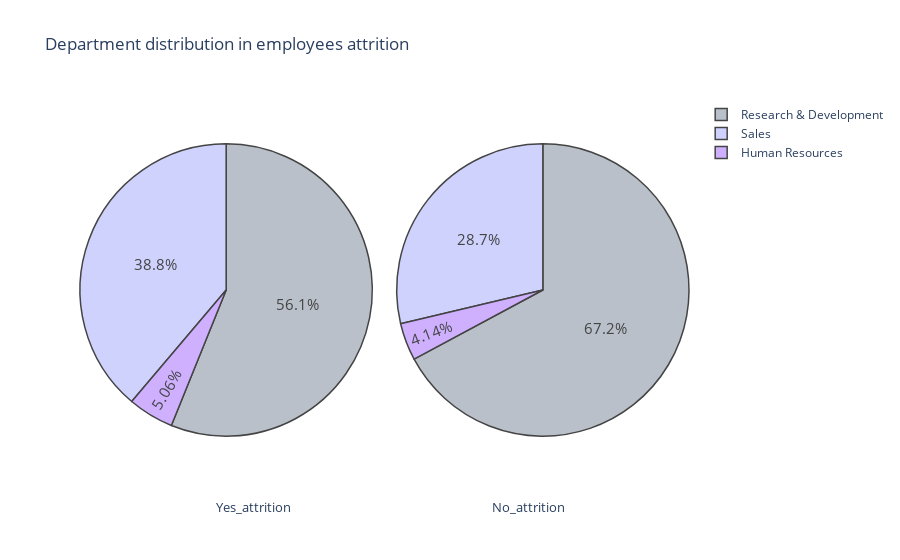
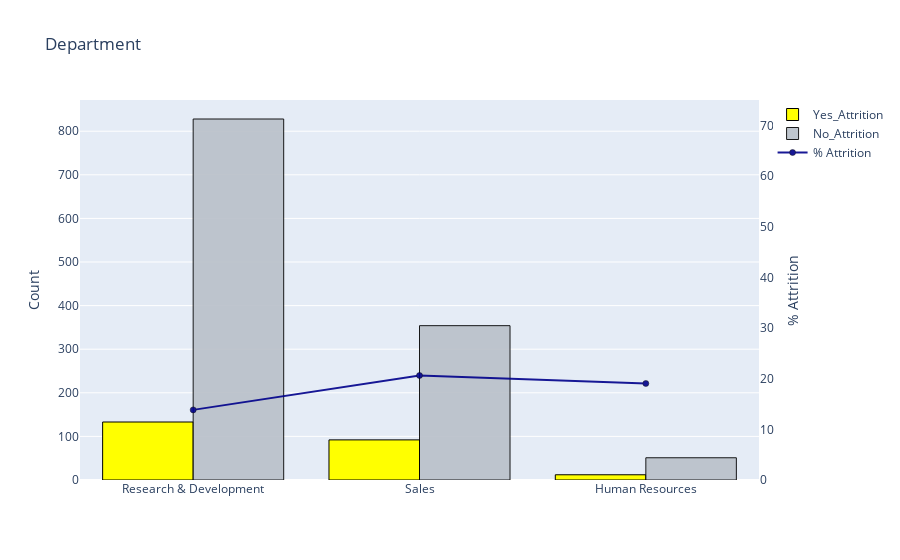

The cell these charts' notebook holds for them, in order:
### Markdown cell above
# Does the Department of work impact attrition?

### Code cell
plot_pie('Department') 
barplot('Department',True)

### Figure 1 — Plotly figure (JSON) as saved in the notebook; plotly's stock layout.template omitted (floating-point values rounded to 4 significant figures)
{"data": [{"domain": {"x": [0, 0.48]}, "hoverinfo": "label+percent+name", "labels": ["Research & Development", "Sales", "Human Resources"], "marker": {"colors": ["#B9C0C9", "#CED2FD", "#ceb0ff", "lightskyblue", "lightgrey", "#EAB9FC", "cyan", "#DDC8FE"], "line": {"width": 1.5}}, "name": "attrition employes", "textfont": {"size": 15}, "type": "pie", "values": [133, 92, 12]}, {"domain": {"x": [0.52, 1]}, "hoverinfo": "label+percent+name", "labels": ["Research & Development", "Sales", "Human Resources"], "marker": {"colors": ["#B9C0C9", "#CED2FD", "#ceb0ff", "lightskyblue", "lightgrey", "#EAB9FC", "cyan", "#DDC8FE"], "line": {"width": 1.5}}, "name": "Non attrition employes", "textfont": {"size": 15}, "type": "pie", "values": [828, 354, 51]}], "layout": {"annotations": [{"font": {"size": 13}, "showarrow": false, "text": "Yes_attrition", "x": 0.22, "y": -0.1}, {"font": {"size": 13}, "showarrow": false, "text": "No_attrition", "x": 0.8, "y": -0.1}], "title": {"text": "Department distribution in employees attrition "}}}

### Figure 2 — Plotly figure (JSON) as saved in the notebook; plotly's stock layout.template omitted (floating-point values rounded to 4 significant figures)
{"data": [{"marker": {"color": "yellow", "line": {"color": "#000000", "width": 1}}, "name": "Yes_Attrition", "type": "bar", "x": ["Research & Development", "Sales", "Human Resources"], "y": [133, 92, 12]}, {"marker": {"color": "#B9C0C9", "line": {"color": "#000000", "width": 1}}, "name": "No_Attrition", "opacity": 0.9, "type": "bar", "x": ["Research & Development", "Sales", "Human Resources"], "y": [828, 354, 51]}, {"marker": {"color": "darkblue", "line": {"color": "#000000", "width": 0.5}}, "name": "% Attrition", "opacity": 0.9, "type": "scatter", "x": ["Research & Development", "Sales", "Human Resources"], "y": [13.84, 20.63, 19.05], "yaxis": "y2"}], "layout": {"title": {"text": "Department"}, "yaxis": {"title": {"text": "Count"}}, "yaxis2": {"anchor": "x", "overlaying": "y", "range": [0, 75], "showgrid": false, "side": "right", "title": {"text": "% Attrition"}, "zeroline": false}}}
